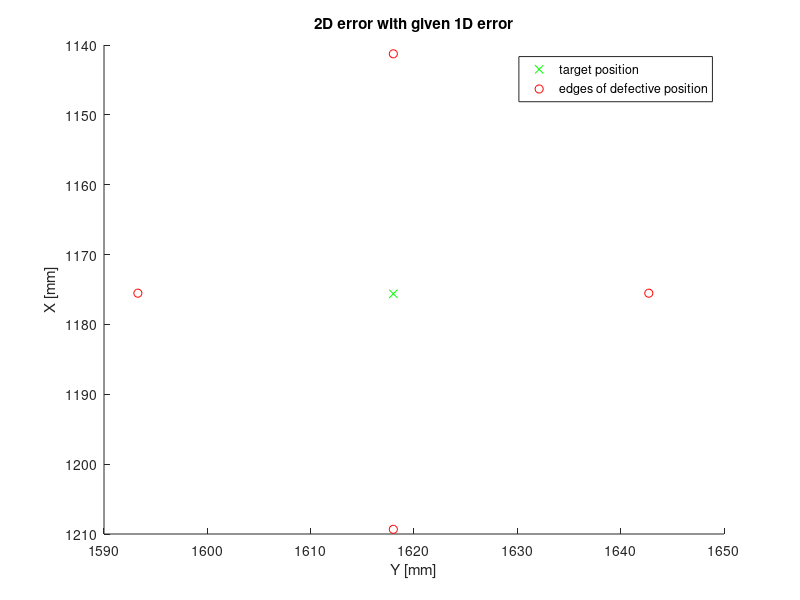

MATLAB code for this plot:
clearvars;

dpos = 20;          % error in mm (+)
dneg = 20;          % error in mm (-)
r1 = 2000;          % length of rope 1
r2 = 2000;          % length of rope 2
AnchorYOffset = 3236;

r1d = linspace(r1-dneg, r1+dpos, dneg + dpos + 1)';
r2d = linspace(r2-dneg, r2+dpos, dneg + dpos + 1)';

%idx1 = reshape(repmat(1:length(r1d), length(r2d), 1), 1, []); 
%idx2 = repmat(1:length(r2d), 1, length(r1d));
%combinations = [r1d(idx1), r2d(idx2)];

% combining the edges is enough to get the rectangle
combinations = [r1+dpos r2+dpos; r1+dpos r2-dneg; r1-dneg r2+dpos; r1-dneg r2-dneg];

y = (combinations(:,1).^2 - combinations(:,2).^2 + AnchorYOffset^2)/(2*AnchorYOffset);
x = sqrt((combinations(:,1).^2 - y.^2));

y_real = (r1.^2 - r2.^2 + AnchorYOffset^2)/(2*AnchorYOffset);
x_real = sqrt(r1.^2 - y_real.^2);

[x, sortx] = sort(x);
y = y(sortx);

close all;
figure;
hold on;
title("2D error with given 1D error");
set(gca,'YDir','reverse');      % reverse direction of y axis
xlabel("Y [mm]");
ylabel("X [mm]");
plot(y_real, x_real, 'gx');
plot(y, x, 'ro');
legend("target position", "edges of defective position", 'Location' ,'best');
x_max = max(x);
x_min = min(x);
y_max = max(y);
y_min = min(y);
x_err_max = x_max - x_real;
x_err_min = x_real - x_min;
y_err_max = y_max - y_real;
y_err_min = y_real - y_min;